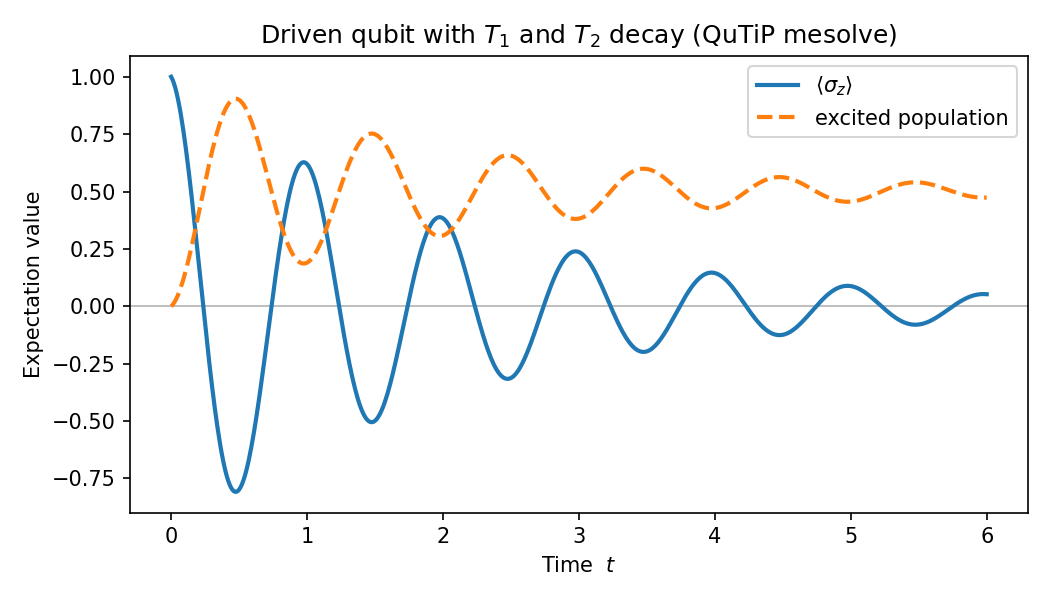

Write Python code to recreate this figure.
"""
qutip_driven_qubit.py
=====================

Open-system dynamics of a driven qubit using QuTiP's Lindblad master-equation
solver (`mesolve`).

Physics
-------
A two-level system is driven on resonance while simultaneously undergoing
energy relaxation (T1) and pure dephasing (T2). This is the workhorse model of
superconducting-qubit control: coherent Rabi flopping competing with
decoherence.

    H = (Omega / 2) * sigma_x                       (resonant drive)
    Collapse operators:
        sqrt(gamma_1)   * sigma_minus               (T1 relaxation)
        sqrt(gamma_phi) * sigma_z / sqrt(2)         (pure dephasing)

We start in the ground state |0> (the state relaxation drives toward) and
track <sigma_z>(t) and the excited-state population, watching the drive pump
population upward while Rabi oscillations decay toward the steady state.

Run:
    python qutip_driven_qubit.py
"""

import numpy as np
import matplotlib.pyplot as plt
import qutip as qt

# ----------------------------------------------------------------------
# 1. Hamiltonian: resonant drive about the x-axis
# ----------------------------------------------------------------------
Omega = 2.0 * np.pi * 1.0        # Rabi frequency (rad/time)
H = 0.5 * Omega * qt.sigmax()

# ----------------------------------------------------------------------
# 2. Collapse operators (Lindblad dissipators)
# ----------------------------------------------------------------------
gamma_1 = 0.5                    # relaxation rate (1/T1)
gamma_phi = 0.2                  # pure dephasing rate
c_ops = [
    np.sqrt(gamma_1) * qt.sigmam(),
    np.sqrt(gamma_phi / 2.0) * qt.sigmaz(),
]

# ----------------------------------------------------------------------
# 3. Initial state and time grid
#    In QuTiP, sigmam() = |0><1| relaxes |1> -> |0>, so basis(2, 0) = |0> is
#    the ground state that decoherence drives toward. We start there.
# ----------------------------------------------------------------------
psi0 = qt.basis(2, 0)
tlist = np.linspace(0.0, 6.0, 600)

# ----------------------------------------------------------------------
# 4. Solve the master equation
# ----------------------------------------------------------------------
result = qt.mesolve(
    H, psi0, tlist, c_ops,
    e_ops=[qt.sigmaz(), qt.num(2)],  # <sigma_z> and excited-state population
)
exp_sz = result.expect[0]
pop_excited = result.expect[1]

# ----------------------------------------------------------------------
# 5. Plot
# ----------------------------------------------------------------------
fig, ax = plt.subplots(figsize=(7, 4))
ax.plot(tlist, exp_sz, lw=2, label=r"$\langle \sigma_z \rangle$")
ax.plot(tlist, pop_excited, lw=2, ls="--", label="excited population")
ax.axhline(0.0, color="0.7", lw=0.8, zorder=0)
ax.set_xlabel("Time  $t$")
ax.set_ylabel("Expectation value")
ax.set_title(r"Driven qubit with $T_1$ and $T_2$ decay (QuTiP mesolve)")
ax.legend()
fig.tight_layout()
fig.savefig("qutip_driven_qubit.png", dpi=150)
print("Saved figure to qutip_driven_qubit.png")
print(f"Steady-state <sigma_z> ~ {exp_sz[-1]:.4f}")
